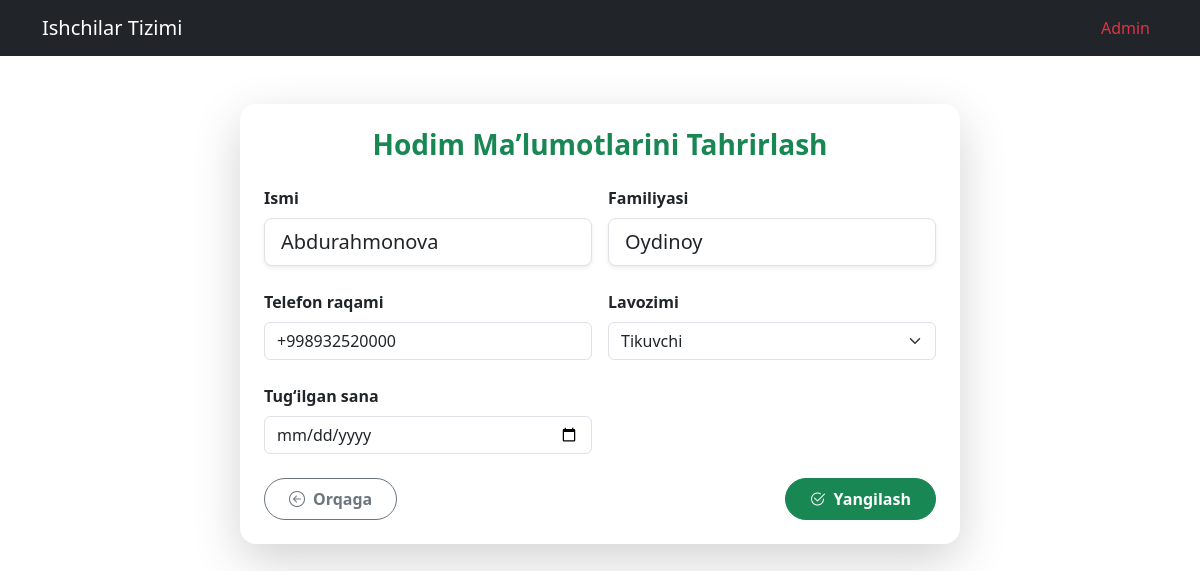
The app's page /hodimlar/4/edit/, older data.
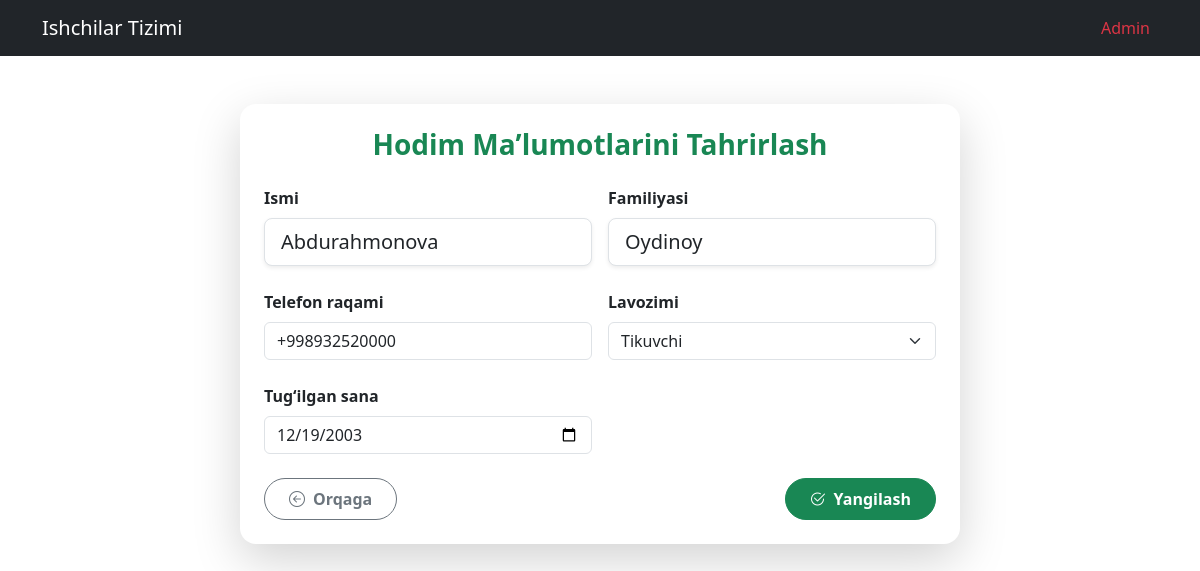
The same page, newer data.
### hodimlar/models.py (models this page shows, shortened)
class Hodim(models.Model):
    first_name = models.CharField(
        max_length=50,
        validators=[RegexValidator(r'^[a-zA-Z\s]+$', "Ism faqat harflardan iborat bo'lishi kerak")]
    )
    last_name = models.CharField(
        max_length=50,
        validators=[RegexValidator(r'^[a-zA-Z\s]+$', "Familiya faqat harflardan iborat bo'lishi kerak")]
    )
    phone_number = models.CharField(
        max_length=13,
        unique=True,
        validators=[RegexValidator(r'^\+998\d{9}$', "Telefon raqami +998 formatida va 9 ta raqamdan iborat bo'lishi kerak")]
    )
    lavozim = models.CharField(
        max_length=50,
        choices=LAVOZIMLAR,
        default='Tikuvchi'  # Agar lavozim tanlanmasa, "Tikuvchi" deb belgilaydi
    )
    birth_date = models.DateField(null=True, blank=True)
    is_active = models.BooleanField(default=True)
    joined_at = models.DateTimeField(auto_now_add=True)
    class Meta:
        constraints = [
            models.UniqueConstraint(
                fields=['first_name', 'last_name', 'phone_number'],
                name='unique_hodim'
            )
        ]
        ordering = ['first_name', 'last_name']
        verbose_name = "Hodim"
        verbose_name_plural = "Hodimlar"

### hodimlar/views.py (the view)
# urls.py: path("hodimlar/<int:id>/edit/", views.edit_hodim, name="edit_hodim"),
def edit_hodim(request, id):
    hodim = get_object_or_404(Hodim, id=id)
    if request.method == "POST":
        form = HodimForm(request.POST, instance=hodim)
        if form.is_valid():
            form.save()  # Yangilashni saqlash
            messages.success(request, "Hodim ma'lumotlari yangilandi!")
            return redirect('hodimlar:hodim_list')  # Yangilangan ro‘yxatni ko‘rsatish
        else:
            print(form.errors)  # Xatoliklar haqida ma'lumot olish
            messages.error(request, "Formani to'g'ri to'ldirish kerak!")
    else:
        form = HodimForm(instance=hodim)
    LAVOZIMLAR = [
        ('Tikuvch', 'Tikuvchi'),
        ('Orta kesuv', 'Orta kesuv'),
        ('Kesuv', 'Kesuv'),
        ('Mehanik', 'Mehanik'),
        ('Ish bay', 'Ish bay'),
    ]
    return render(request, 'hodimlar/edit_hodim.html', {
        'form': form,
        'hodim': hodim,
        'LAVOZIMLAR': LAVOZIMLAR
    })

### hodimlar/forms.py
class HodimForm(forms.ModelForm):
    lavozim = forms.ChoiceField(choices=LAVOZIMLAR, required=True, initial='Tikuvchi')  # Default value
    birth_date = forms.DateField(
    widget=forms.DateInput(attrs={'placeholder': 'DD.MM.YYYY', 'class': 'form-control'}, format='%d.%m.%Y'),
    input_formats=['%d.%m.%Y', '%Y-%m-%d']
)
    class Meta:
        model = Hodim
        fields = ['first_name', 'last_name', 'birth_date', 'phone_number', 'lavozim']

### hodimlar/templates/hodimlar/edit_hodim.html (shortened to what this page needs)
{% extends 'base.html' %}
{% block content %}
<div class="container mt-5">
    <div class="row justify-content-center">
        <div class="col-md-10 col-lg-8">
            <div class="card shadow-lg border-0 rounded-4 p-4">
                <h3 class="text-center text-success fw-bold mb-4">Hodim Maʼlumotlarini Tahrirlash</h3>
                <form method="POST" novalidate>
                    <div class="row g-3">
                        <div class="col-md-6">
                            <label for="first_name" class="form-label fw-bold">Ismi</label>
                            <input type="text" name="first_name" id="first_name"
                                   class="form-control form-control-lg rounded-3 shadow-sm"
                                   placeholder="Masalan: Barno"
                                   value="{{ form.first_name.value }}">
                        </div>
                        <div class="col-md-6">
                            <label for="last_name" class="form-label fw-bold">Familiyasi</label>
                            <input type="text" name="last_name" id="last_name"
                                   class="form-control form-control-lg rounded-3 shadow-sm"
                                   placeholder="Masalan: Qochqorova"
                                   value="{{ form.last_name.value }}">
                        </div>
                    </div>
                    <div class="row g-3 mt-2">
                        <div class="col-md-6">
                            <label for="phone_number" class="form-label fw-bold">Telefon raqami</label>
                            <input type="text" name="phone_number" class="form-control"
                                    value="{{ form.phone_number.value|default:hodim.phone_number }}">
                        </div>
                        <div class="col-md-6">
                            <label for="position" class="form-label fw-bold">Lavozimi</label>
                            <select name="lavozim" class="form-select">
                                {% for key, value in LAVOZIMLAR %}
                                    <option value="{{ key }}" {% if form.lavozim.value == key or hodim.lavozim == key %}selected{% endif %}>{{ value }}</option>
                                {% endfor %}
                            </select>
                        </div>
                    </div>
                    <div class="row g-3 mt-2">
                        <div class="col-md-6">
                            <label for="birth_date" class="form-label fw-bold">Tug‘ilgan sana</label>
                            <input type="date" name="birth_date" class="form-control"
                                    value="{{ form.birth_date.value|default:hodim.birth_date|date:'Y-m-d' }}">
                        </div>
                    </div>
                    <div class="d-flex justify-content-between mt-4">
                        <a href="{% url 'hodimlar:hodim_list' %}"
                           class="btn btn-outline-secondary fw-bold px-4 py-2 rounded-pill">
                            <i class="bi bi-arrow-left-circle me-2"></i>Orqaga
                        </a>
                        <button type="submit"
                                class="btn btn-success fw-bold px-4 py-2 rounded-pill">
                            <i class="bi bi-check2-circle me-2"></i>Yangilash
                        </button>
                    </div>
                </form>
            </div>
        </div>
    </div>
</div>
{% endblock %}

Row changes from the older to the newer data that the page shows:
changed Hodim "Abdurahmonova": birth_date (not shown) → "12/19/2003"
